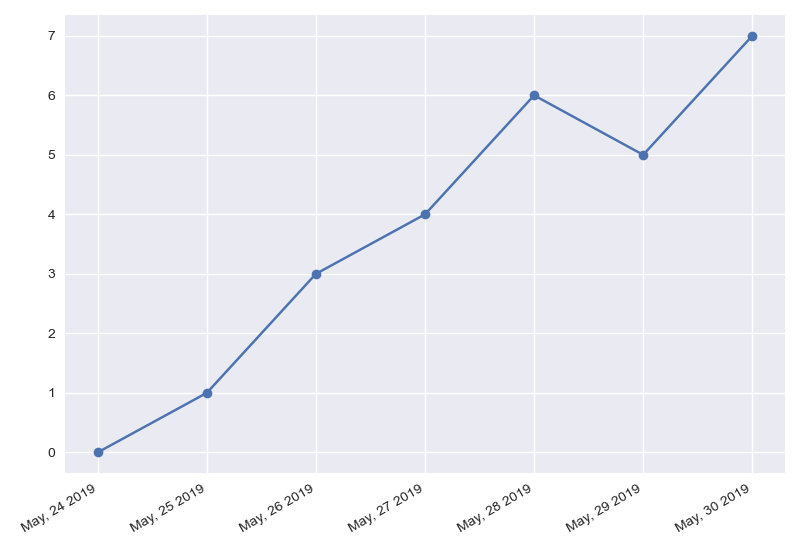

The Python source for this figure:
import pandas as pd
from datetime import datetime, timedelta
from matplotlib import pyplot as plt
from matplotlib import dates as mpl_dates

plt.style.use('seaborn')

dates = [
    datetime(2019, 5, 24),
    datetime(2019, 5, 25),
    datetime(2019, 5, 26),
    datetime(2019, 5, 27),
    datetime(2019, 5, 28),
    datetime(2019, 5, 29),
    datetime(2019, 5, 30)
]

y = [0, 1, 3, 4, 6, 5, 7]

plt.plot_date(dates,y,linestyle='solid')

plt.gcf().autofmt_xdate()

date_format = mpl_dates.DateFormatter('%b, %d %Y')

plt.gca().xaxis.set_major_formatter(date_format)

# data = pd.read_csv('data.csv')
# price_date = data['Date']
# price_close = data['Close']

# plt.title('Bitcoin Prices')
# plt.xlabel('Date')
# plt.ylabel('Closing Price')

plt.tight_layout()
plt.savefig('C:\\Users\\saish\\python_modules\\VS\\08_plotting_time_series\\08_basic_time_series')
plt.show()